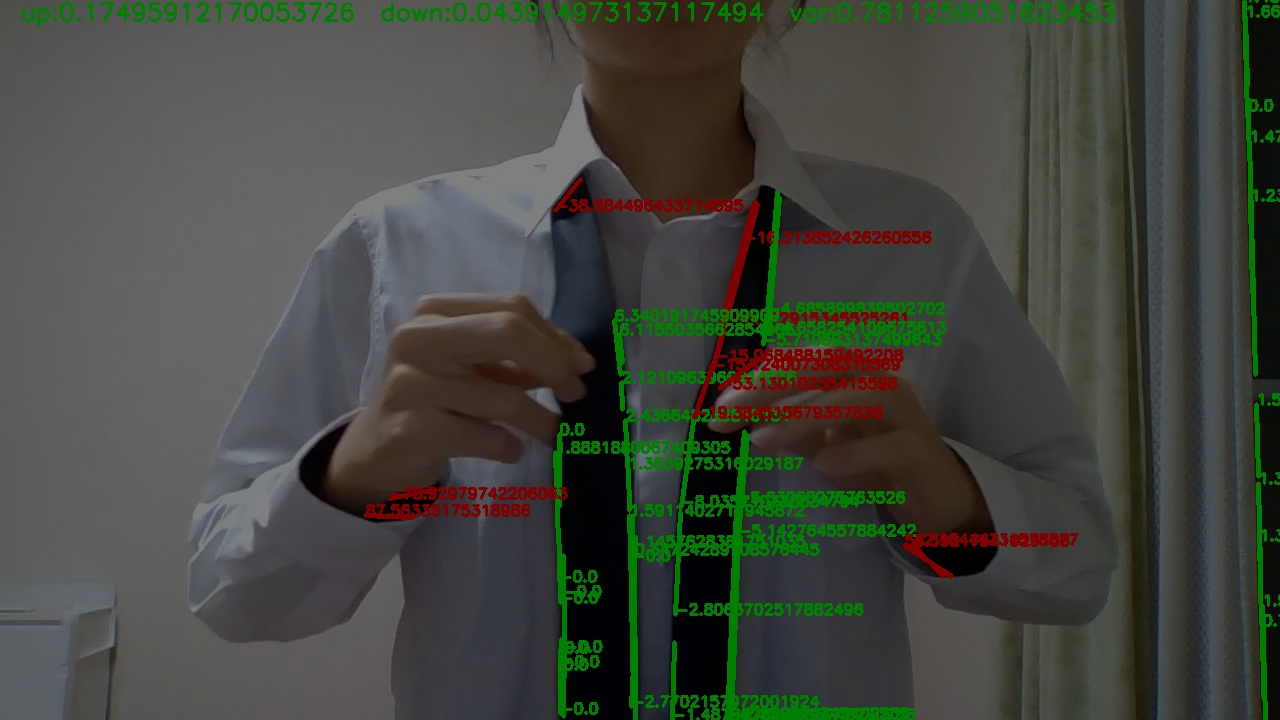
#> input picture testimg/scatter_original_img_100.jpg, 1280 x 720 px, given in place of tiesample4.mp4, which was not available
$ python line6.py
#> lines starting #> are read from the running program, lines starting #| are printed output that depends on the picture; after the words box and inside, x2 and y2 are one past the last pixel; in counts of white or black regions, pixels touching at a corner belong together; pictures that were not available may be replaced by others from this repository, and a replacement may not be noted
import cv2
import numpy as np

# 動画ファイルのパス
video_path = "tiesample4.mp4"

# 動画キャプチャオブジェクトの作成
cap = cv2.VideoCapture(video_path)

# 検出したい色のHSV範囲
lower_black = np.array([0,0,0])
upper_black = np.array([180,255,45])

# 過去の直線情報を保存するためのリスト
prev_lines = []
MAX_FRAMES = 4  # 最大で4フレーム分の残像を表示

while True:
    # フレームを読み込む
    ret, frame = cap.read()
#> frame is the input picture: shape (720, 1280, 3); mean B, G, R 62.6, 70, 67.2

    if not ret:
        break

    # グレースケール変換
    gray = cv2.cvtColor(frame, cv2.COLOR_BGR2GRAY)

    # Cannyエッジ検出
    edges = cv2.Canny(gray, 50, 150)
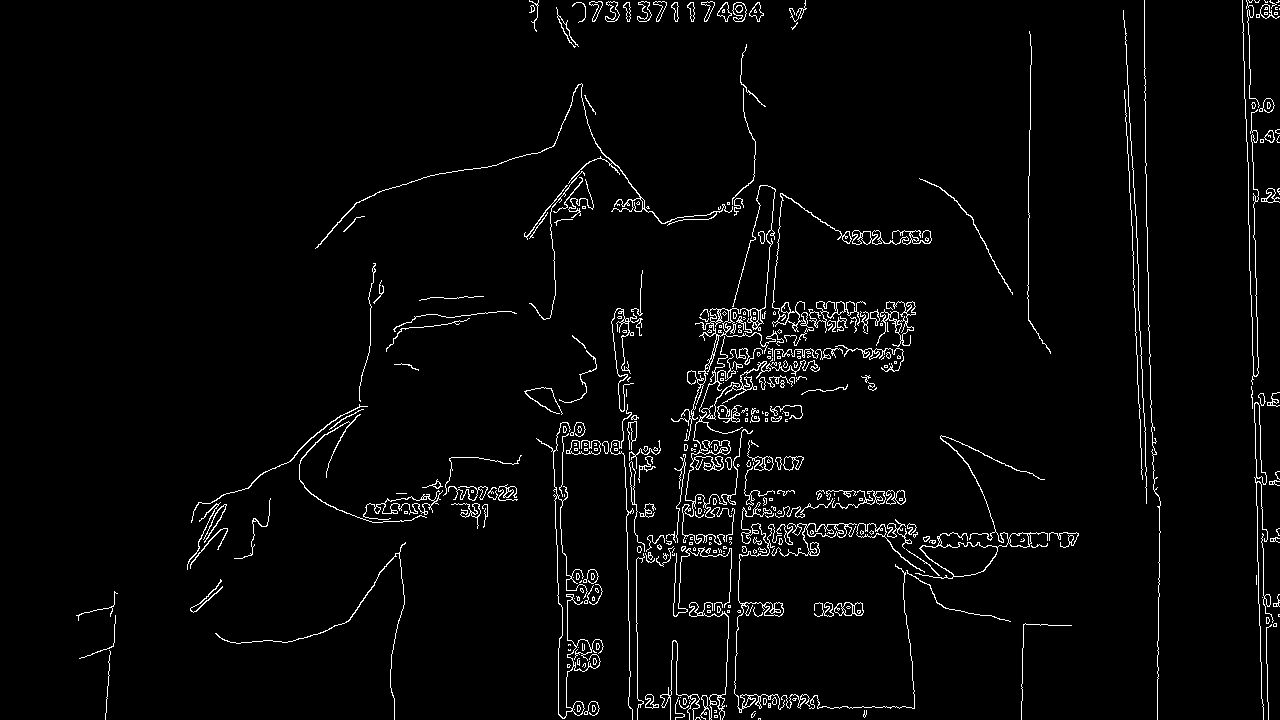
#> edges: shape (720, 1280); 3% white in thin lines or dots

    # 色のマスクを作成
    hsv = cv2.cvtColor(frame, cv2.COLOR_BGR2HSV)
#> hsv: shape (720, 1280, 3); mean H, S, V 57.9, 57.6, 75.5
    color_mask = cv2.inRange(hsv, lower_black, upper_black)
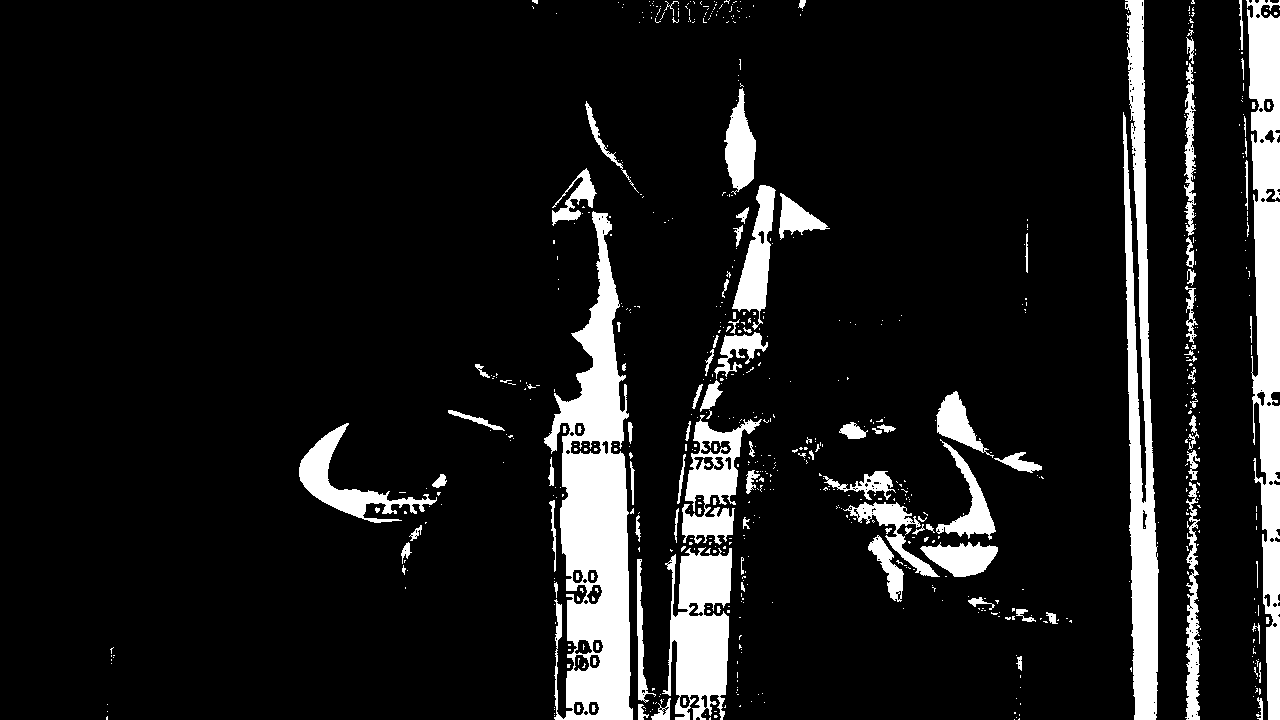
#> color_mask: shape (720, 1280); 10.4% white; 708 white regions (596 under 20 px)

    # 輪郭検出
    contours, hierarchy = cv2.findContours(edges, cv2.RETR_EXTERNAL, cv2.CHAIN_APPROX_SIMPLE)
#> contours = 363 contours, 268 with area under 20; largest, box (x1, y1, x2, y2) and area: (915, 435, 1048, 579) 2076, (671, 185, 784, 441) 780, (771, 523, 857, 557) 635, (734, 502, 785, 713) 536, (682, 360, 820, 545) 486

    # 輪郭を塗りつぶしたマスクを作成
    contour_mask = np.zeros_like(color_mask)
    cv2.drawContours(contour_mask, contours, -1, 255, -1)
#> contour_mask: shape (720, 1280); 3.9% white; 363 white regions (163 under 20 px), largest, box (x1, y1, x2, y2) and area: (915, 435, 1048, 579) 2598, (671, 185, 784, 441) 1641, (682, 360, 820, 545) 1616

    # マスク画像と輪郭マスクの論理積
    result = cv2.bitwise_and(color_mask, contour_mask)
#> result: shape (720, 1280); 0.95% white; 1458 white regions (1384 under 20 px), largest, box (x1, y1, x2, y2) and area: (920, 542, 998, 577) 1701, (382, 496, 437, 514) 413, (559, 350, 597, 403) 110

    # ハフ変換で直線検出
    lines = cv2.HoughLinesP(result, rho=1, theta=np.pi/360, threshold=20, minLineLength=15, maxLineGap=20)
#> lines = 296 rows, first 6: [1252, 142, 1258, 373], [628, 599, 629, 670], [920, 548, 995, 554], [924, 552, 992, 559], [922, 546, 996, 553], [358, 517, 401, 520]

   # マスク画像を作成
    mask = np.zeros_like(frame)
    if lines is not None:
        for line in lines:
            x1, y1, x2, y2 = line[0]
            cv2.line(mask, (x1, y1), (x2, y2), (0, 255, 0), 3)  # マスク画像に直線を緑で描く
            cv2.line(frame, (x1, y1), (x2, y2), (0, 0, 255), 3)  # フレームに直線を赤で描く
#> this loop made 296 passes
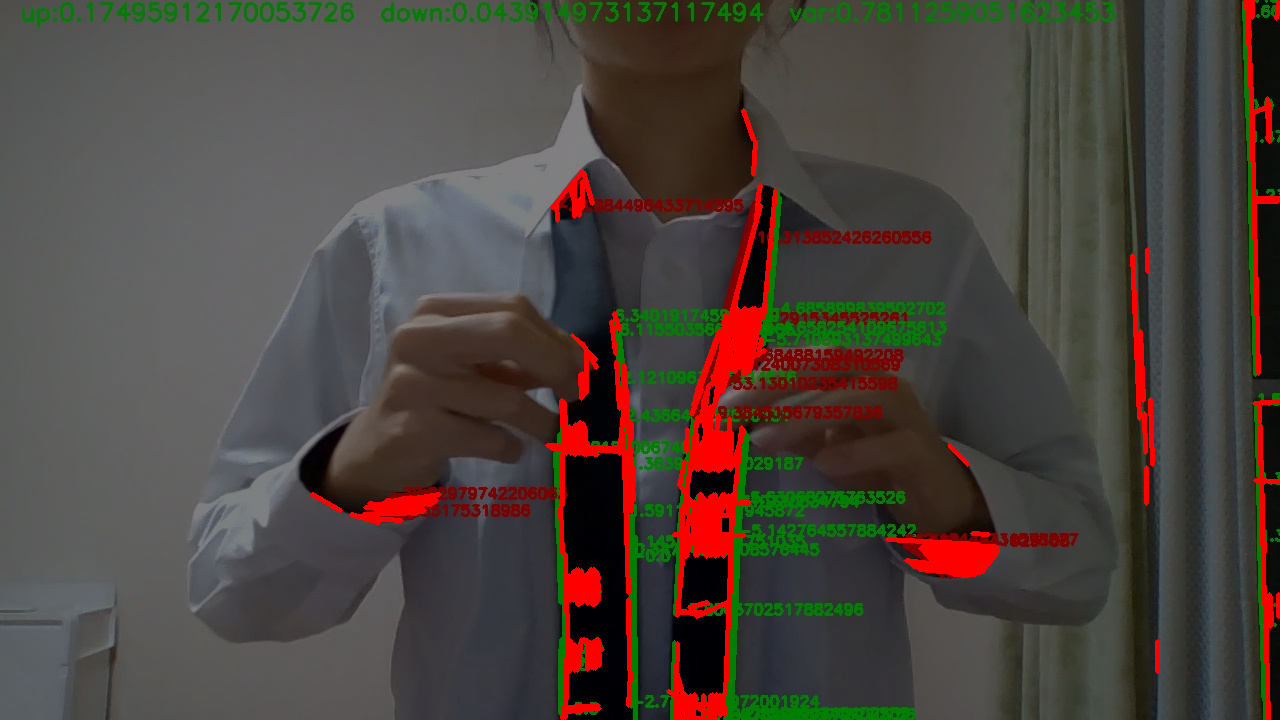
#> frame: shape (720, 1280, 3); 3.92% of pixels changed, all inside (x1, y1, x2, y2) = (310, 0, 1280, 720)

    # 過去のマスク画像と現在のマスク画像を重ね合わせる
    for prev_mask in prev_lines:
        cv2.addWeighted(prev_mask, 0.3, mask, 0.7, 0, mask)

    # 現在のマスク画像をリストに追加 (古いマスク画像を削除)
    prev_lines.append(mask.copy())
    if len(prev_lines) > MAX_FRAMES:
        prev_lines.pop(0)

    # マスク画像を使って元のフレームに重ね合わせる
    cv2.addWeighted(mask, 0.5, frame, 0.5, 0, frame) #ネクタイの動きの確認
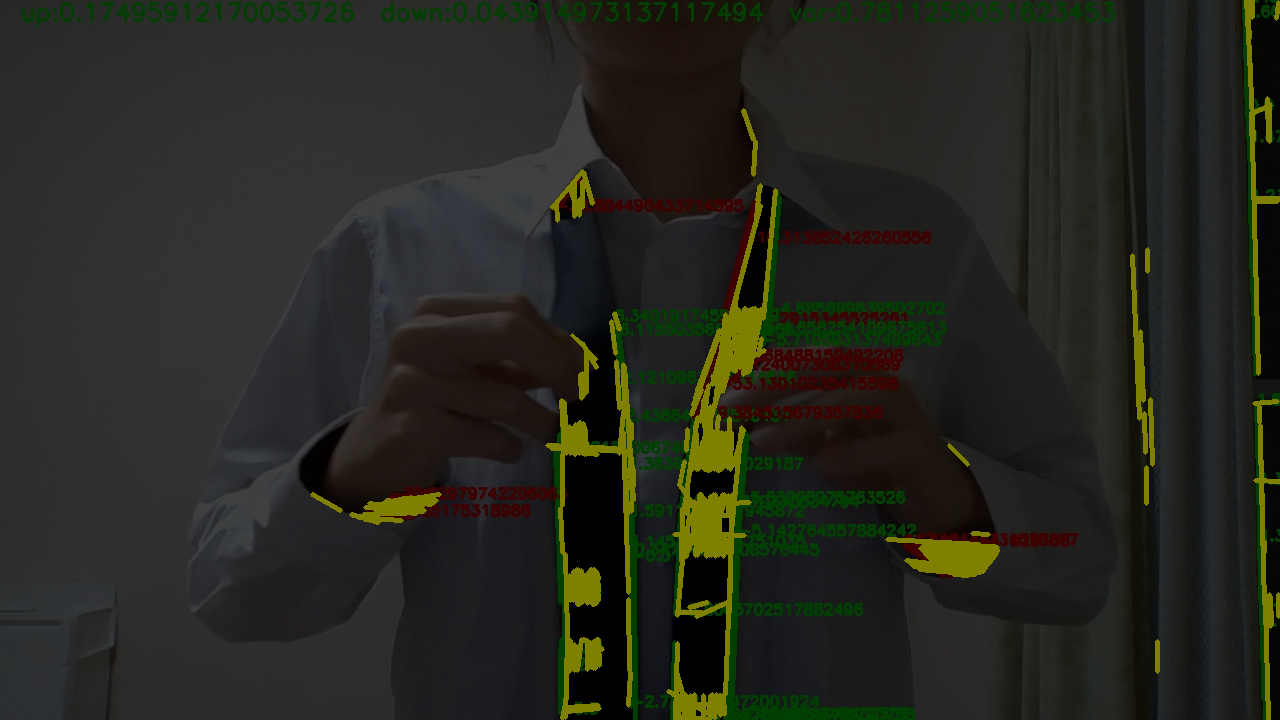
#> frame: shape (720, 1280, 3); mean B, G, R 31.1, 39.1, 38.2
    #cv2.addWeighted(mask, 0.9, frame, 0.1, 0, frame) #マスク画像の確認
    #cv2.addWeighted(mask, 0.0, frame, 1, 0, frame) #残像無し画像の確認

    # 結果を表示
    cv2.imshow('result', frame)


    # 'q' キーを押すと終了
    if cv2.waitKey(1) == ord('q'):
#> (key q is pressed here)
        break

cap.release()
cv2.destroyAllWindows()

$ run again, on testimg/scatter_original_img_1000.jpg
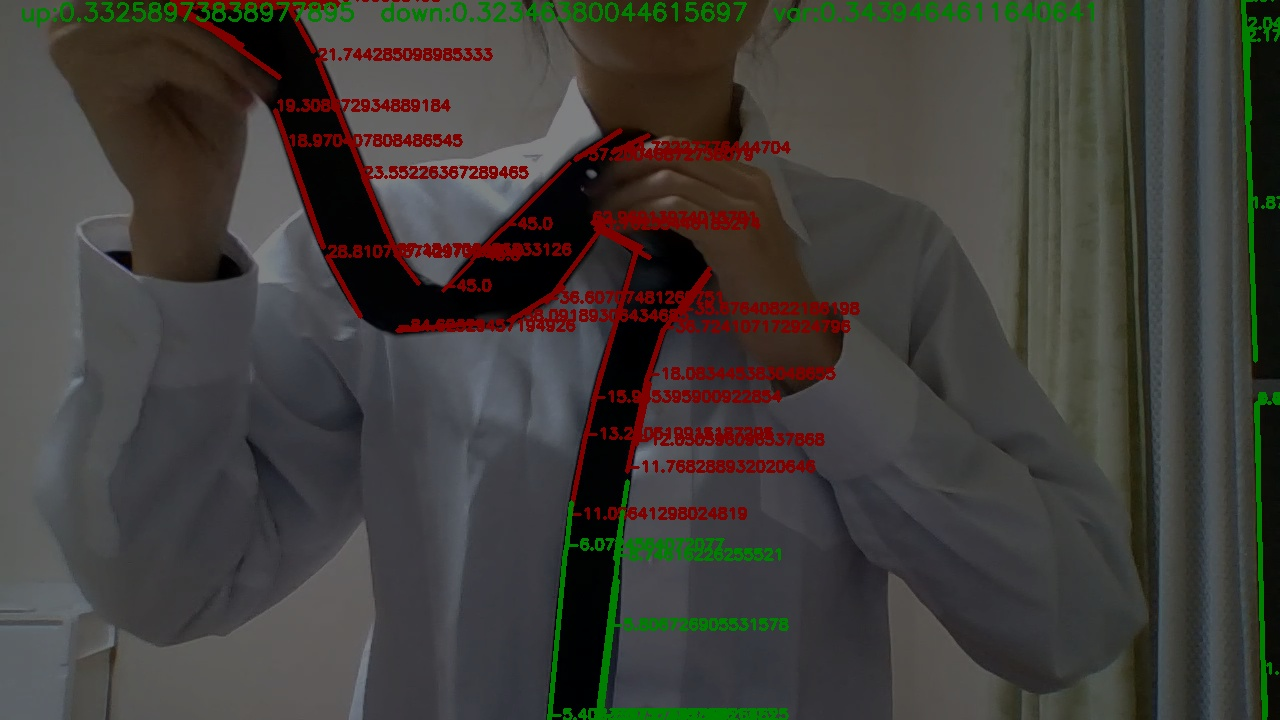
#> input picture testimg/scatter_original_img_1000.jpg, 1280 x 720 px, given in place of tiesample4.mp4, which was not available
#> frame is the input picture: shape (720, 1280, 3); mean B, G, R 57.9, 61.9, 64.9
#> `edges = cv2.Canny(gray, 50, 150)`:
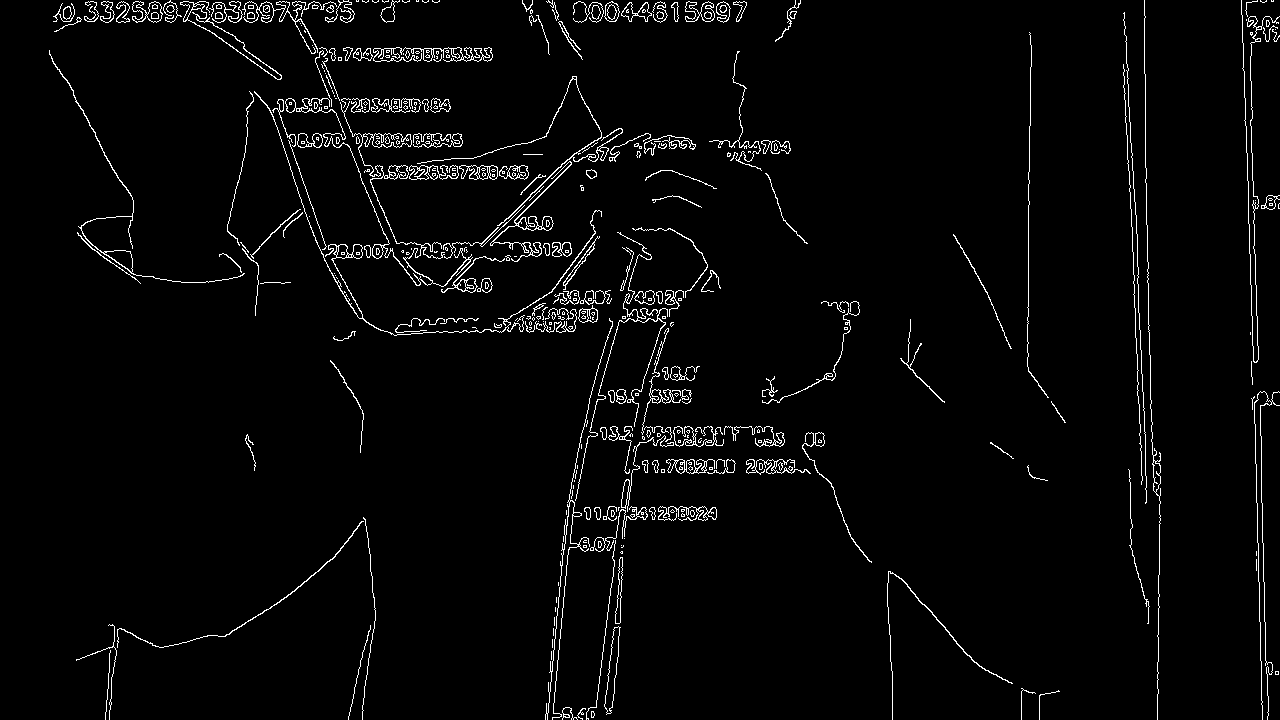
#> edges: shape (720, 1280); 2.9% white in thin lines or dots
#> hsv: shape (720, 1280, 3); mean H, S, V 66.7, 59.4, 70.4
#> color_mask: shape (720, 1280); 11.7% white; 645 white regions (551 under 20 px)
#> contours = 345 contours, 241 with area under 20; largest, box (x1, y1, x2, y2) and area: (285, 98, 473, 287) 1164, (180, 1, 282, 80) 1050, (604, 626, 621, 715) 580, (490, 161, 572, 262) 538, (254, 91, 602, 336) 482
#> contour_mask: shape (720, 1280); 3.9% white; 345 white regions (161 under 20 px), largest, box (x1, y1, x2, y2) and area: (285, 98, 473, 287) 2189, (180, 1, 282, 80) 1212, (254, 91, 602, 336) 1212
#> result: shape (720, 1280); 0.75% white in thin lines or dots
#> lines = 209 rows, first 6: [1253, 181, 1254, 226], [609, 712, 621, 572], [1250, 121, 1258, 356], [611, 706, 620, 598], [1260, 405, 1261, 481], [594, 714, 614, 561]
#> the loop `for line in lines:` made 209 passes
#> `cv2.addWeighted(mask, 0.5, frame, 0.5, 0, frame)`:
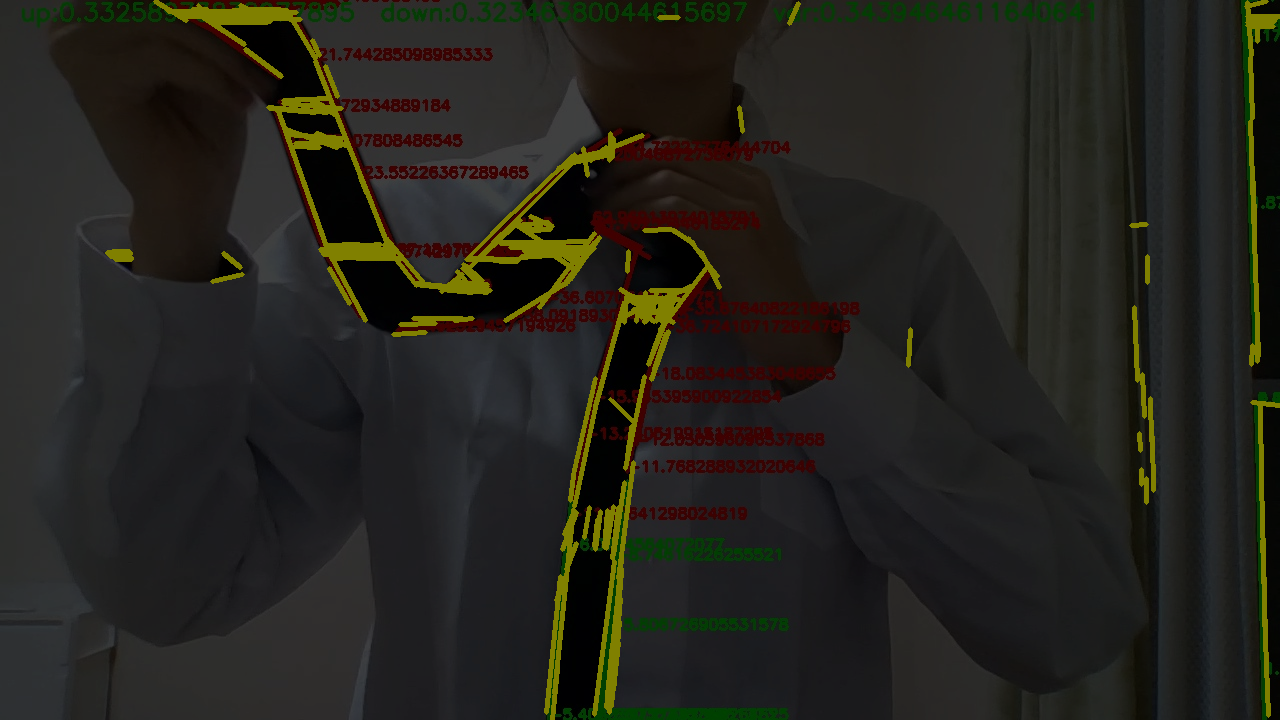
#> frame: shape (720, 1280, 3); mean B, G, R 28.7, 35.2, 36.4
